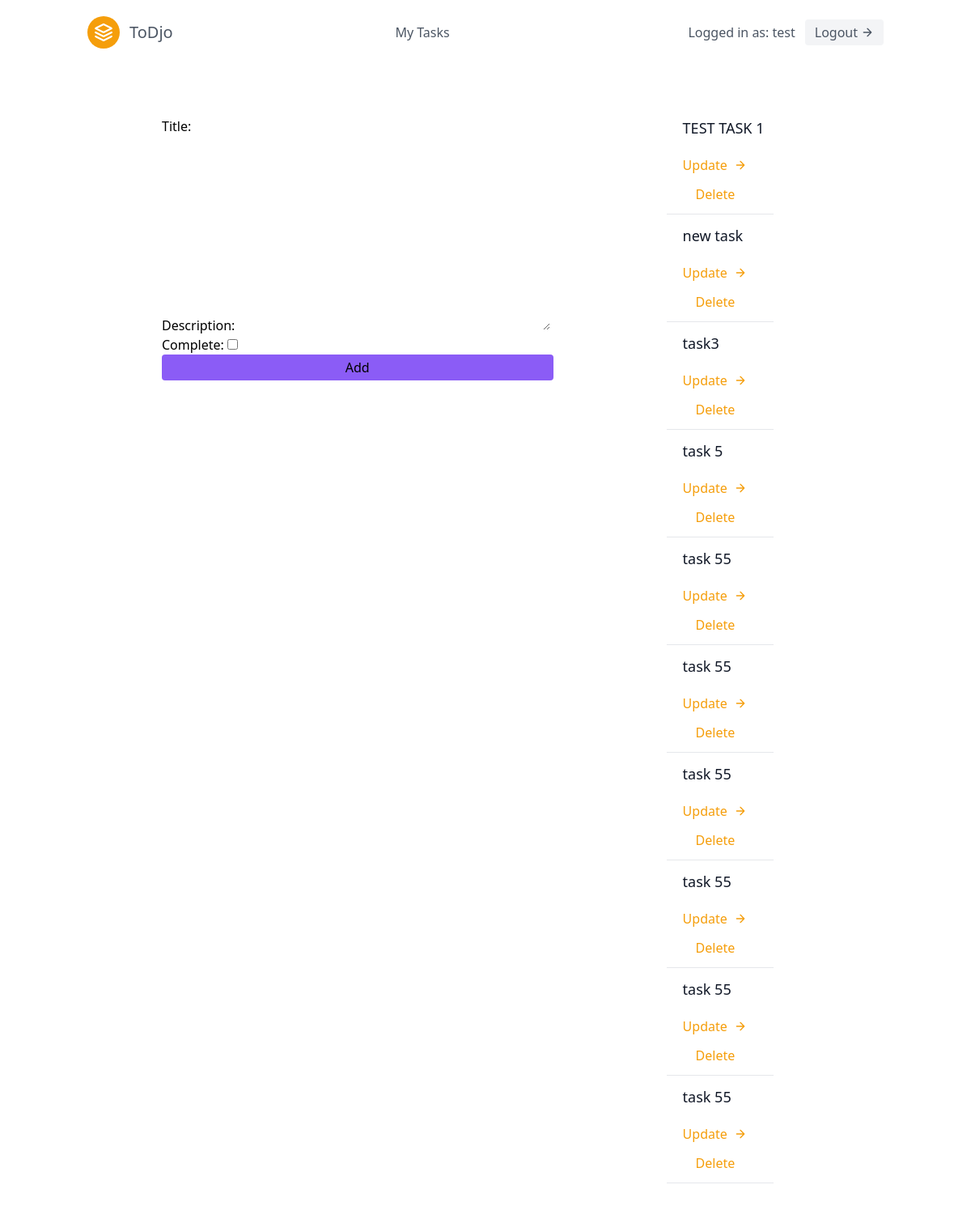
The app's page /tasks/ (signed in) with its own data.
### tasks/models.py (models this page shows)
class Task(models.Model):
    user = models.ForeignKey(User, on_delete=models.CASCADE)
    title = models.CharField(max_length=200)
    description = models.TextField(null=True, blank=True)
    complete = models.BooleanField(default=False)
    created = models.DateTimeField(auto_now_add=True)
    def __str__(self) -> str:
        return self.title

### tasks/views.py (the view, shortened to what this page needs)
# urls.py: path('', views.index, name='task-list'),
def index(request):
    user = request.user
    if not request.user.is_authenticated:
        return redirect('/login')
    tasks = Task.objects.filter(user=user)
    form = TaskForm()
    context = {
        'tasks': tasks,
        'form': form,
    }
    return render(request, 'tasks/list.html', context)

### tasks/forms.py
class TaskForm(forms.ModelForm):
    class Meta:
        model = Task
        fields = (
            'title',
            'description',
            'complete',
        )

### tasks/templates/tasks/list.html (shortened to what this page needs)
{% extends "base.html" %}
{% load tailwind_filters %}
{% block content %}
<section class="text-blueGray-700 ">
    <div class="container flex flex-col items-start px-5 py-16 mx-auto  md:flex-row lg:px-28">
      <div class="w-full mb-10 lg:w-5/6 lg:max-w-lg md:w-1/2">
        <form method="POST" action=".">
            {{form|crispy}}
            <button type="submit" class="w-full rounded bg-purple-500 hover:bg-purple-600 px-3 py-1">Add</button>
        </form>
      </div>
      <div class="flex flex-col items-start text-left lg:flex-grow md:w-1/2 lg:pl-24 md:pl-16">
        {% for task in tasks %}
            <div class="flex items-center lg:w-3/5 mx-auto border-b pb-3 mb-3 border-gray-200 sm:flex-row flex-col">
                <div class="flex-grow sm:text-left text-center ml-5 mt-6 sm:mt-0">
                    {% if task.complete %}
                        <strike><h2 class="text-gray-900 text-lg title-font font-medium mb-2">{{ task }}</h2></strike>
                    {% else %}
                        <h2 class="text-gray-900 text-lg title-font font-medium mb-2">{{ task }}</h2>
                    {% endif %}
                    <a href="{% url 'tasks:task-detail' task.pk %}" class="mt-3 text-yellow-500 inline-flex items-center">
                        Update
                        <svg fill="none" stroke="currentColor" stroke-linecap="round" stroke-linejoin="round" stroke-width="2" class="w-4 h-4 ml-2" viewBox="0 0 24 24">
                        <path d="M5 12h14M12 5l7 7-7 7"></path>
                        </svg>
                    </a>
                    <a href="{% url 'tasks:task-delete' task.pk %}" class="mt-3 ml-4 text-yellow-500 inline-flex items-center">
                        Delete
                    </a>
                </div>
            </div>
        {% endfor %}
      </div>
    </div>
  </section>
{% endblock content %}

### templates/navbar.html (shortened to what this page needs)
<header class="text-gray-600 body-font">
    <div class="container mx-auto flex flex-wrap p-5 flex-col md:flex-row items-center">
      <a class="flex title-font font-medium items-center text-gray-900 mb-4 md:mb-0">
        <svg xmlns="http://www.w3.org/2000/svg" fill="none" stroke="currentColor" stroke-linecap="round" stroke-linejoin="round" stroke-width="2" class="w-10 h-10 text-white p-2 bg-yellow-500 rounded-full" viewBox="0 0 24 24">
          <path d="M12 2L2 7l10 5 10-5-10-5zM2 17l10 5 10-5M2 12l10 5 10-5"></path>
        </svg>
        <a href="{% url 'landing-page' %}"><span class="ml-3 text-xl">ToDjo</span></a>
      </a>
      <nav class="md:ml-auto md:mr-auto flex flex-wrap items-center text-base justify-center">
        <a href="{% url 'tasks:task-list' %}" class="mr-5 hover:text-gray-900">My Tasks</a>
      </nav>
      {% if request.user.is_authenticated %}
        <p>Logged in as: {{ request.user.username }}</p>
        <a href="{% url 'logout' %}" class="ml-3 inline-flex items-center bg-gray-100 border-0 py-1 px-3 focus:outline-none hover:bg-gray-200 rounded text-base mt-4 md:mt-0">
          Logout
        <svg fill="none" stroke="currentColor" stroke-linecap="round" stroke-linejoin="round" stroke-width="2" class="w-4 h-4 ml-1" viewBox="0 0 24 24">
          <path d="M5 12h14M12 5l7 7-7 7"></path>
        </svg>
      </a>
      {% endif %}
    </div>
  </header>

### records on screen
Task: title "TEST TASK 1"
Task: title "new task"
Task: title "task3"
Task: title "task 5"
Task: title "task 55"
Task: title "task 55"
Task: title "task 55"
Task: title "task 55"
Task: title "task 55"
Task: title "task 55"

### other values on screen
{{ request.user.username }} "test"
